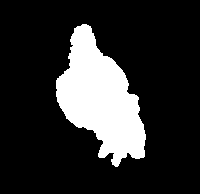
#> input picture Selecionadas/Segmentadas/masks/008.tif, 200 x 194 px
$ jupyter execute --allow-errors regression.ipynb
#> lines starting #> are read from the running program, lines starting #| are printed output that depends on the picture; after the words box and inside, x2 and y2 are one past the last pixel; in counts of white or black regions, pixels touching at a corner belong together
[cell 1]
import warnings
import pandas as pd
import numpy as np
import seaborn as sns
import matplotlib.pyplot as plt

from tqdm import tqdm
from glob import glob
from skimage.io import imread
from skimage.measure import label, regionprops_table
from sklearn import metrics
from sklearn.preprocessing import StandardScaler, LabelEncoder
from sklearn.model_selection import train_test_split, cross_val_score
from sklearn.linear_model import LinearRegression, Ridge, Lasso, BayesianRidge, ElasticNet, SGDRegressor
from sklearn.ensemble import RandomForestRegressor

[cell 2]
warnings.filterwarnings('ignore')

[cell 3]
def print_evaluate(true, predicted):

    mae = metrics.mean_absolute_error(true, predicted)
    mse = metrics.mean_squared_error(true, predicted)
    rmse = np.sqrt(metrics.mean_squared_error(true, predicted))
    r2_square = metrics.r2_score(true, predicted)

    print('MAE:', mae)
    print('MSE:', mse)
    print('RMSE:', rmse)
    print('R2 Square', r2_square)

def run_all_regressions(X_train, X_test, Y_train, Y_test, regs):

    for name, model in regs.items():

        model.fit(X_train, Y_train)

        print(f'\n-----{name}------')
        print('[Train] -------------')
        print_evaluate(Y_train, model.predict(X_train))

        print('[Test] --------------')
        print_evaluate(Y_test, model.predict(X_test))

def extract_props_from_image(mask):

    label_image = label(mask)

    feature_names = ['bbox_area',
                     'solidity',
                     'equivalent_diameter',
                     'orientation',
                     'convex_area',
                     'area',
                     'extent',
                     'eccentricity',
                     'major_axis_length',
                     'feret_diameter_max',
                     'perimeter',
                     'minor_axis_length']

    return pd.DataFrame(regionprops_table(label_image, properties=feature_names))

def labeling_dataset(pd_features, weights_filepath):

    pd_dataset = pd_features.copy()

    broilers_weights = pd.read_csv(weights_filepath)

    pd_dataset['target'] = -1

    for anilha, peso in zip(broilers_weights.anilhas,  broilers_weights.pesos):

        try:
            index, *_ = pd_dataset[pd_dataset.label == anilha].index
            pd_dataset.target.iloc[index] = peso
        except:
            continue

    pd_dataset.label.apply(lambda value: value in broilers_weights.anilhas.to_list())

    pd_dataset.drop(pd_dataset[pd_dataset.target < 1].index, inplace=True)

    return pd_dataset

def build_features_dataset(origin_images):
#> called with origin_images = 'Segmentadas/masks'
    system_bar = define_barra_path()
    out = pd.DataFrame()

    for path_mask in tqdm(glob(origin_images + f"{system_bar}*")):
        try:
            mask = imread(path_mask)
#> mask: shape (194, 200); 18.2% white; 1 white region, box (x1, y1, x2, y2) and area: (56, 24, 146, 167) 7070

            props = extract_props_from_image(mask)
#> props = table of 1 rows and 12 columns
            label_name = path_mask.split(system_bar)[-1].split('.')[0]
            props['label'] = int(label_name)

            out = pd.concat([out, props], ignore_index=True)
#> out = table of 1 rows and 13 columns

        except Exception as e:
            print("Erro na imagem:", e, end="\n")
            break

    return out

def define_barra_path():
    import os
    barra = "/"

    if os.name == 'nt':
        barra = "\\"

    return barra

[cell 4]
features = build_features_dataset("Segmentadas/masks")
#> features = table of 2 rows and 13 columns
features_labeling = labeling_dataset(features, "galinhas_pesos.csv")
#> (reads Selecionadas/galinhas_pesos.csv from the repository)
#> features_labeling = table of 2 rows and 14 columns

[cell 5]
corrmat = features_labeling.corr()
#> corrmat = table of 14 rows and 14 columns

[cell 6]
_, ax = plt.subplots(figsize=(10, 10))

sns.heatmap(corrmat, linewidths=5, annot=True);
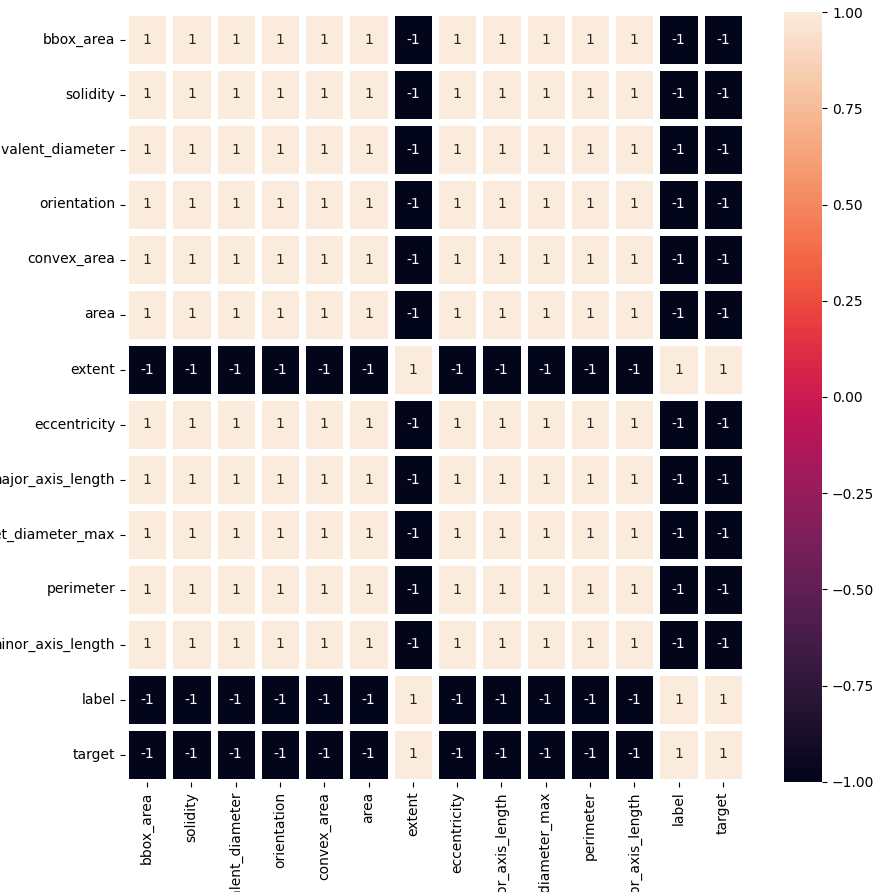
#> figure drawn by matplotlib, 2 panels

[cell 7]
corrmat[corrmat.target > 0].target

[cell 8]
features_names = list(dict(corrmat[corrmat.target >= 0].target).keys())
#> features_names = ['extent', 'label', 'target']

X = features_labeling[features_names].drop(labels=['target'], axis=1)
#> X = table of 2 rows and 2 columns
y = features_labeling.target

X_train, X_test, y_train, y_test = train_test_split(X.values,
                                                    y.values,
                                                    test_size=0.2,
                                                    random_state=0)
#> X_train = [[0.549, 8]]; X_test = [[0.635, 40]]; y_train = [1456]; y_test = [1477]

scaler = StandardScaler()

scaled_x_train = scaler.fit_transform(X_train)
#> scaled_x_train = [[0, 0]]
scaled_x_test = scaler.transform(X_test)
#> scaled_x_test = [[0.0856, 32]]

[cell 9]
features_names
#> Out = ['extent', 'label', 'target']

[cell 10]
run_all_regressions(scaled_x_train,
                    scaled_x_test,
                    y_train,
                    y_test,
                    regs = {
                        "rf":RandomForestRegressor(),
                        "Lasso": Lasso(),
                        "LinearRegression": LinearRegression(),
                        "Ridge": Ridge(),
                        "BayesianRidge": BayesianRidge(),
                        "ElasticNet": ElasticNet(),
                        "SGDRegressor": SGDRegressor()
                    })
#> the loop in run_all_regressions, `for name, model in regs.items(): ` made 7 passes
#> name on passes 1 to 7: 'rf', 'Lasso', 'LinearRegression', 'Ridge', 'BayesianRidge', 'ElasticNet', 'SGDRegressor'
#> (printed output is left out)

## Cross Validation

[cell 11]
scaler = StandardScaler()
scaled_x = scaler.fit_transform(X)
#> scaled_x = [[-1, -1], [1, 1]]

model = SGDRegressor()
#> (the rest of this cell did not finish here and is left out)
